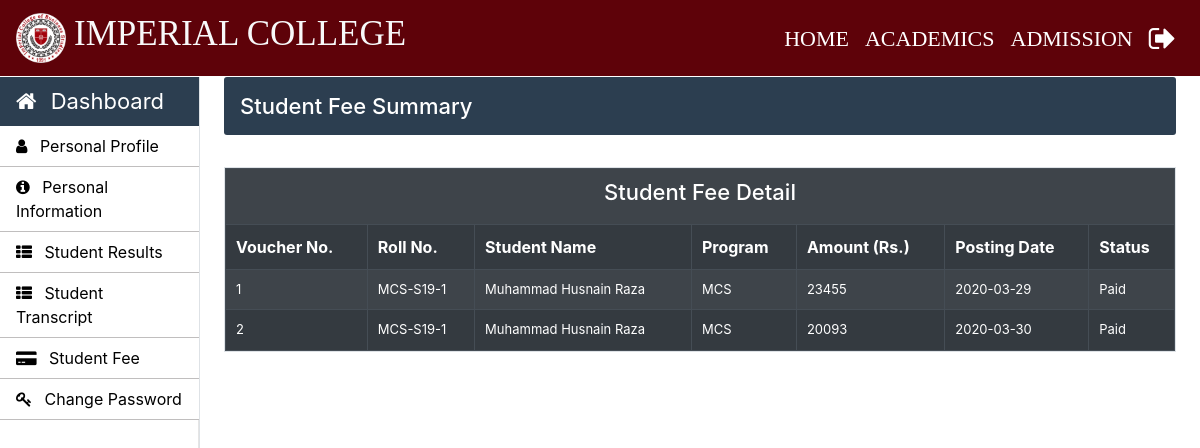
Page /Student/student-fee.php (signed in) on the committed database.
### tables this page shows
CREATE TABLE `student_fee` (
  `fee_voucher` int(11) NOT NULL,
  `roll_no` varchar(30) NOT NULL,
  `amount` int(11) NOT NULL,
  `posting_date` timestamp NOT NULL DEFAULT current_timestamp() ON UPDATE current_timestamp(),
  `status` varchar(10) NOT NULL
);

CREATE TABLE `student_info` (
  `roll_no` varchar(20) NOT NULL,
  `first_name` varchar(30) NOT NULL,
  `middle_name` varchar(30) NOT NULL,
  `last_name` varchar(30) NOT NULL,
  `father_name` varchar(30) NOT NULL,
  `email` varchar(30) NOT NULL,
  `mobile_no` varchar(11) NOT NULL,
  `course_code` varchar(11) NOT NULL,
  `session` varchar(10) NOT NULL,
  `profile_image` varchar(100) NOT NULL,
  `prospectus_issued` varchar(10) NOT NULL,
  `prospectus_amount` varchar(10) NOT NULL,
  `form_b` varchar(20) NOT NULL,
  `applicant_status` varchar(20) NOT NULL,
  `application_status` varchar(20) NOT NULL,
  `cnic` varchar(15) NOT NULL,
  `dob` varchar(10) NOT NULL,
  `other_phone` varchar(11) NOT NULL,
  `gender` varchar(10) NOT NULL,
  `permanent_address` varchar(150) NOT NULL,
  `current_address` varchar(150) NOT NULL,
  `place_of_birth` varchar(150) NOT NULL,
  `matric_complition_date` varchar(10) NOT NULL,
  `matric_awarded_date` varchar(10) NOT NULL,
  `matric_certificate` varchar(100) NOT NULL,
  `fa_complition_date` varchar(10) NOT NULL,
  `fa_awarded_date` varchar(10) NOT NULL,
  `fa_certificate` varchar(100) NOT NULL,
  `ba_complition_date` varchar(10) NOT NULL,
  `ba_awarded_date` varchar(10) NOT NULL,
  `ba_certificate` varchar(100) NOT NULL,
  `semester` int(11) NOT NULL,
  `total_marks` int(11) NOT NULL,
  `obtain_marks` int(11) NOT NULL,
  `state` varchar(20) NOT NULL,
  `admission_date` timestamp NOT NULL DEFAULT current_timestamp() ON UPDATE current_timestamp()
);

### Student/student-fee.php (the view, shortened to what this page needs)
<?php
		require_once "../connection/connection.php";
	?>
<!doctype html>
<html lang="en">
	<head>
	</head>
	<body>
		<?php include('../common/common-header.php') ?>
		<?php include('../common/student-sidebar.php') ?>
		<main role="main" class="col-xl-10 col-lg-9 col-md-8 ml-sm-auto px-md-4 mb-2 w-100">
			<div class="sub-main ">
				<div class="text-center d-flex flex-wrap flex-md-nowrap pt-3 pb-2 mb-3 text-white admin-dashboard pl-3">
					<h4 class="">Student Fee Summary</h4>
				</div>
				<div class="row">
					<div class="col-md-12">
						<section class="border mt-3">
							<table class="w-100 table-striped table-hover table-dark" cellpadding="10">
								<tr>
									<th colspan="9"><h4 class="text-center">Student Fee Detail</h4 class="text-center"></th>
								</tr>
								<tr>
									<th>Voucher No.</th>
									<th>Roll No.</th>
									<th>Student Name</th>
									<th>Program</th>
									<th>Amount (Rs.)</th>
									<th>Posting Date</th>
									<th>Status</th>
								</tr>
								<?php
								$roll_no=$_SESSION['LoginStudent'];
									$query="select fee_voucher,student_fee.roll_no,first_name,middle_name,last_name,course_code,amount,date(posting_date) as posting_date,status from student_fee inner join student_info on student_fee.roll_no=student_info.roll_no where student_fee.roll_no='$roll_no'";
									$run=mysqli_query($con,$query);
									while ($row=mysqli_fetch_array($run)) { ?>
									<tr>
										<td><?php echo $row['fee_voucher'] ?></td>
										<td><?php echo $row['roll_no'] ?></td>
										<td><?php echo $row['first_name']." ".$row['middle_name']." ".$row['last_name'] ?></td>
										<td><?php echo $row['course_code'] ?></td>
										<td><?php echo $row['amount'] ?></td>
										<td><?php echo date($row['posting_date']) ?></td>
										<td><?php echo $row['status'] ?></td>
									</tr>
									<?php
									}
								?>
							</table>
						</section>
					</div>
				</div>
			</div>
		</main>
	</body>
</html>

### Css/style.css (style rules this page uses)
h4 { font-size: 22px; }
.admin-dashboard { margin-top: 1px !important; background: #2c3e50 !important; border-radius: 3px; }
.table-elements tr, td, th { font-size: 13px; border: 1px solid rgb(194, 193, 193); padding-left: 10px !important; }
.table-font-for-transcript td, th { font-size: 16px !important; }

### rows in the picture
student_fee: fee_voucher "1", roll_no "MCS-S19-1", student_info.first_name "Muhammad", student_info.middle_name "Husnain", student_info.last_name "Raza", student_info.course_code "MCS", amount "23455", posting_date "2020-03-29", status "Paid"
student_fee: fee_voucher "2", roll_no "MCS-S19-1", student_info.first_name "Muhammad", student_info.middle_name "Husnain", student_info.last_name "Raza", student_info.course_code "MCS", amount "20093", posting_date "2020-03-30", status "Paid"
